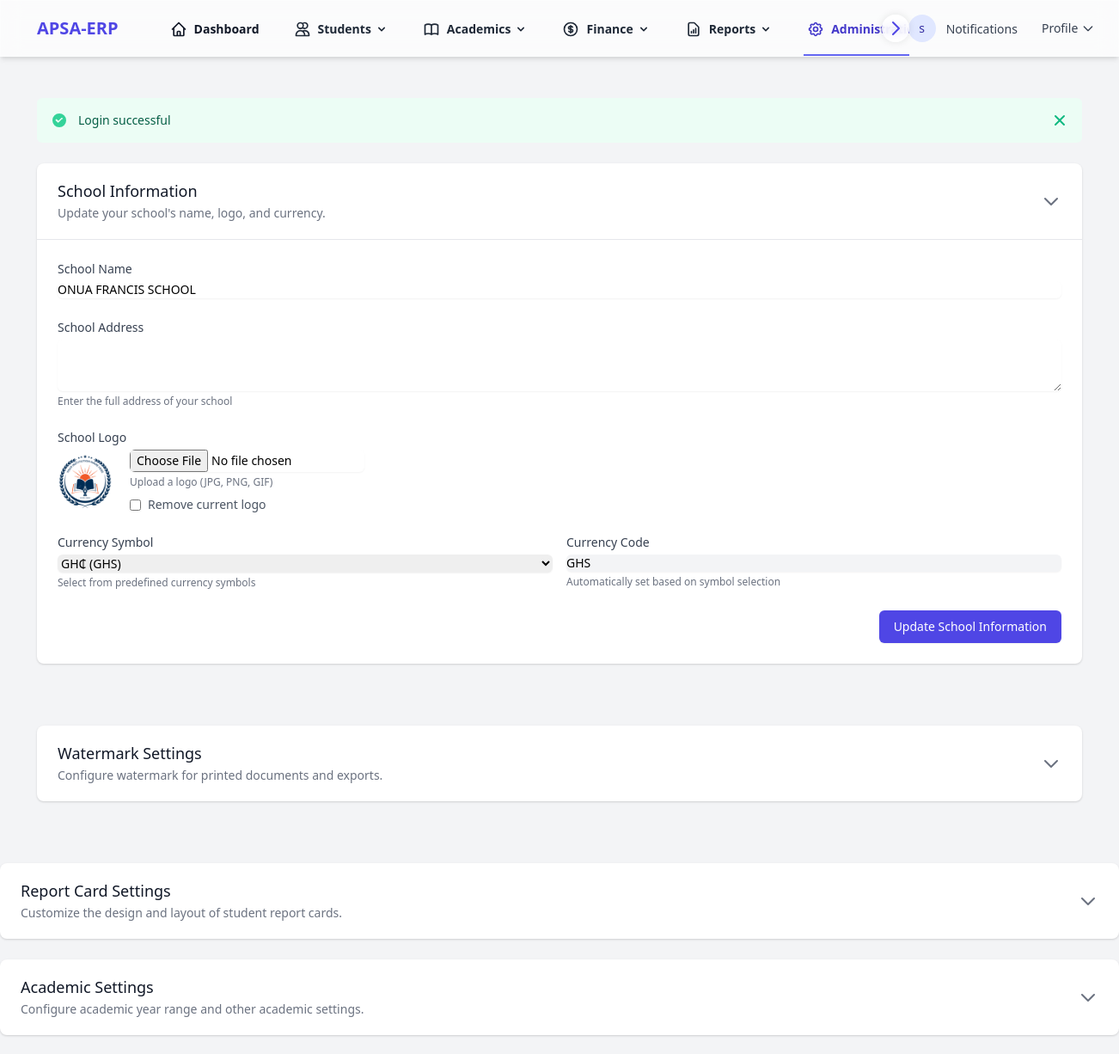
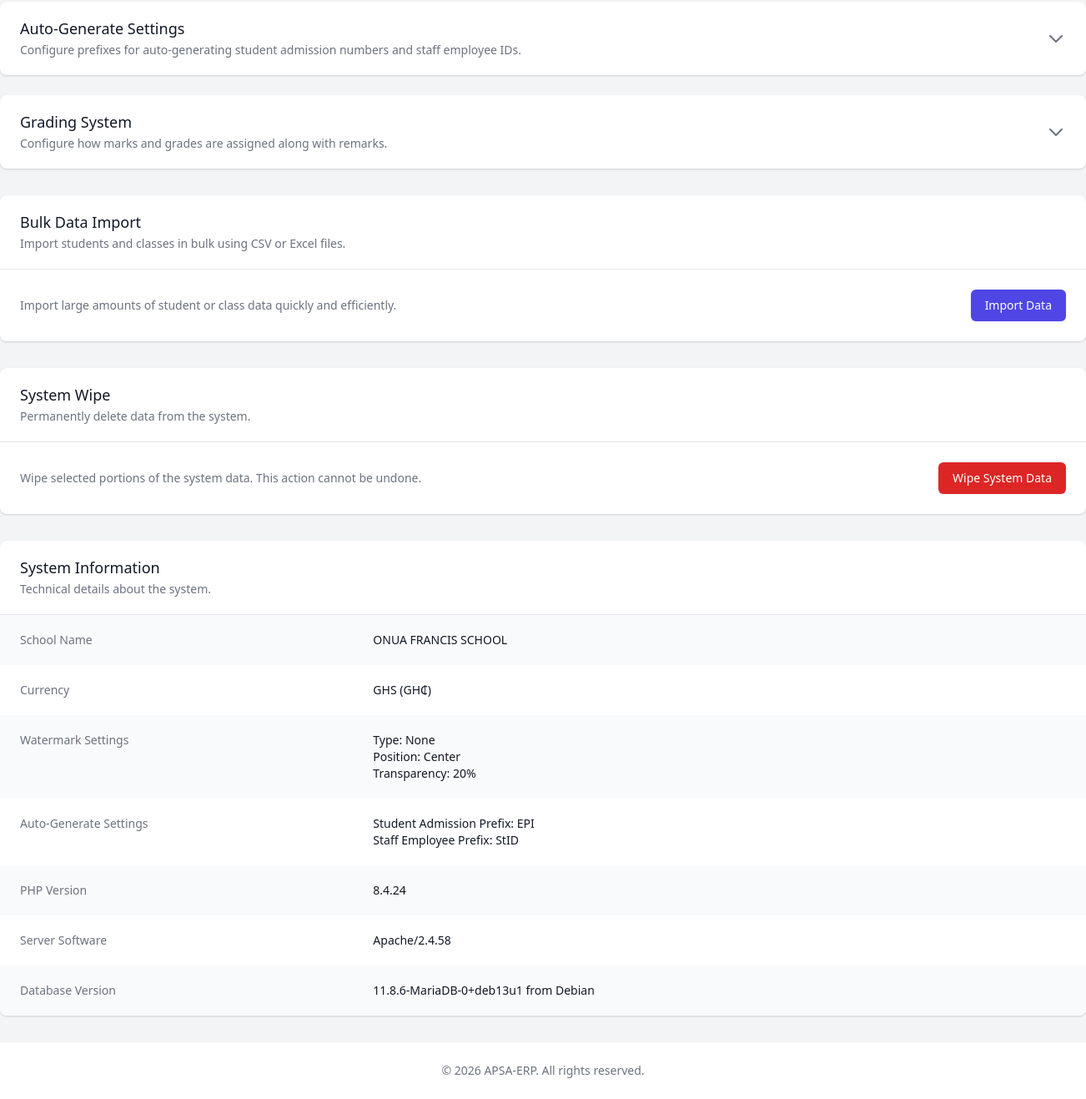
The page /settings (signed in) on the database its author committed (2 pictures, top to bottom).
### tables this page shows
CREATE TABLE `settings` (
  `id` int NOT NULL AUTO_INCREMENT,
  `school_name` varchar(255) NOT NULL DEFAULT 'Futuristic School',
  `school_address` text,
  `school_logo` varchar(255) DEFAULT NULL,
  `currency_code` varchar(3) NOT NULL DEFAULT 'GHS',
  `currency_symbol` varchar(10) NOT NULL DEFAULT 'GH₵',
  `watermark_type` enum('none','logo','name','both') NOT NULL DEFAULT 'none',
  `watermark_position` enum('top-left','top-center','top-right','middle-left','center','middle-right','bottom-left','bottom-center','bottom-right') NOT NULL DEFAULT 'center',
  `watermark_transparency` tinyint NOT NULL DEFAULT '20',
  `student_admission_prefix` varchar(10) DEFAULT 'EPI',
  `staff_employee_prefix` varchar(10) DEFAULT 'StID',
  `created_at` timestamp NULL DEFAULT CURRENT_TIMESTAMP,
  `updated_at` timestamp NULL DEFAULT CURRENT_TIMESTAMP ON UPDATE CURRENT_TIMESTAMP,
  PRIMARY KEY (`id`)
);

### resources/views/settings/index.php (the view, shortened to what the rows shown need)
<?php
$currencyOptions = [
    'GH₵' => 'GHS',
    '$' => 'USD',
    '€' => 'EUR',
    '£' => 'GBP',
    '¥' => 'JPY',
    '₹' => 'INR',
    '₩' => 'KRW',
    '₽' => 'RUB',
    'R' => 'ZAR',
    '₵' => 'GHS',
    'CFA' => 'XOF',
    '₦' => 'NGN',
    'Sh' => 'KES',
    'TSh' => 'TZS',
    'UGX' => 'UGX',
    'Le' => 'SLL',
];
$watermarkTypes = [
    'none' => 'None',
    'logo' => 'Logo Only',
    'name' => 'School Name Only',
    'both' => 'Logo and School Name'
];
$watermarkPositions = [
    'top-left' => 'Top Left',
    'top-center' => 'Top Center',
    'top-right' => 'Top Right',
    'middle-left' => 'Middle Left',
    'center' => 'Center',
    'middle-right' => 'Middle Right',
    'bottom-left' => 'Bottom Left',
    'bottom-center' => 'Bottom Center',
    'bottom-right' => 'Bottom Right'
];
?>
<div class="max-w-7xl mx-auto py-6 sm:px-6 lg:px-8">
    <div class="px-4 py-6 sm:px-0">
        <details class="group bg-white shadow overflow-hidden sm:rounded-lg mb-6" open>
            <div class="border-t border-gray-200">
                <form action="/settings" method="POST" class="px-4 py-5 sm:p-6" enctype="multipart/form-data">
                    <div class="grid grid-cols-1 gap-y-6 gap-x-4 sm:grid-cols-6">
                        <div class="sm:col-span-6">
                            <div class="mt-1">
                                <input type="text" name="school_name" id="school_name" value="<?= htmlspecialchars($settings['school_name'] ?? '') ?>" required
                                    class="shadow-sm focus:ring-indigo-500 focus:border-indigo-500 block w-full sm:text-sm border-gray-300 rounded-md">
                            </div>
                        </div>
                        <div class="sm:col-span-6">
                            <div class="mt-1 flex items-center">
                                <?php if (!empty($settings['school_logo'])): ?>
                                    <img src="<?= htmlspecialchars($settings['school_logo']) ?>" alt="Current Logo" class="h-16 w-16 rounded-full">
                                <?php else: ?>
                                    <div class="h-16 w-16 rounded-full bg-gray-200 flex items-center justify-center">
                                        <span class="text-gray-500 text-xs">No Logo</span>
                                    </div>
                                <?php endif; ?>
                                <div class="ml-5">
                                    <input type="file" name="school_logo" id="school_logo" accept="image/*"
                                        class="shadow-sm focus:ring-indigo-500 focus:border-indigo-500 block w-full sm:text-sm border-gray-300 rounded-md">
                                    <p class="text-xs text-gray-500 mt-1">Upload a logo (JPG, PNG, GIF)</p>
                                    <?php if (!empty($settings['school_logo'])): ?>
                                        <div class="mt-2 flex items-center">
                                        </div>
                                    <?php endif; ?>
                                </div>
                            </div>
                        </div>
                        <div class="sm:col-span-3">
                            <div class="mt-1">
                                <select name="currency_symbol" id="currency_symbol" required
                                    class="shadow-sm focus:ring-indigo-500 focus:border-indigo-500 block w-full sm:text-sm border-gray-300 rounded-md">
                                    <?php foreach ($currencyOptions as $symbol => $code): ?>
                                        <option value="<?= htmlspecialchars($symbol) ?>"
                                            data-code="<?= htmlspecialchars($code) ?>"
                                            <?= (isset($settings['currency_symbol']) && $settings['currency_symbol'] == $symbol) ? 'selected' : '' ?>>
                                            <?= htmlspecialchars($symbol) ?> (<?= htmlspecialchars($code) ?>)
                                        </option>
                                    <?php endforeach; ?>
                                </select>
                                <p class="text-xs text-gray-500 mt-1">Select from predefined currency symbols</p>
                            </div>
                        </div>
                        <div class="sm:col-span-3">
                            <div class="mt-1">
                                <input type="text" name="currency_code" id="currency_code" value="<?= htmlspecialchars($settings['currency_code'] ?? 'GHS') ?>" maxlength="3" required readonly
                                    class="shadow-sm focus:ring-indigo-500 focus:border-indigo-500 block w-full sm:text-sm border-gray-300 rounded-md bg-gray-100">
                                <p class="text-xs text-gray-500 mt-1">Automatically set based on symbol selection</p>
                            </div>
                        </div>
                    </div>
                </form>
            </div>
            </div>
        <?php if (isset($isSuperAdmin) && $isSuperAdmin): ?>
            </div>
        <?php endif; ?>
        <div class="mt-8 bg-white shadow overflow-hidden sm:rounded-lg">
            <div class="border-t border-gray-200">
                <dl>
                    <div class="bg-gray-50 px-4 py-5 sm:grid sm:grid-cols-3 sm:gap-4 sm:px-6">
                        <dt class="text-sm font-medium text-gray-500">
                            School Name
                        </dt>
                        <dd class="mt-1 text-sm text-gray-900 sm:mt-0 sm:col-span-2">
                            <?= htmlspecialchars($settings['school_name'] ?? APP_NAME) ?>
                        </dd>
                    </div>
                    <div class="bg-white px-4 py-5 sm:grid sm:grid-cols-3 sm:gap-4 sm:px-6">
                        <dt class="text-sm font-medium text-gray-500">
                            Currency
                        </dt>
                        <dd class="mt-1 text-sm text-gray-900 sm:mt-0 sm:col-span-2">
                            <?= htmlspecialchars($settings['currency_code'] ?? 'GHS') ?> (<?= htmlspecialchars($settings['currency_symbol'] ?? 'GH₵') ?>)
                        </dd>
                    </div>
                    <?php if (isset($isSuperAdmin) && $isSuperAdmin): ?>
                    <div class="bg-gray-50 px-4 py-5 sm:grid sm:grid-cols-3 sm:gap-4 sm:px-6">
                        <dt class="text-sm font-medium text-gray-500">
                            Watermark Settings
                        </dt>
                        <dd class="mt-1 text-sm text-gray-900 sm:mt-0 sm:col-span-2">
                            Type: <?= htmlspecialchars($watermarkTypes[$settings['watermark_type'] ?? 'none']) ?><br>
                            Position: <?= htmlspecialchars($watermarkPositions[$settings['watermark_position'] ?? 'center']) ?><br>
                            Transparency: <?= htmlspecialchars($settings['watermark_transparency'] ?? 20) ?>%
                        </dd>
                    </div>
                    <div class="bg-white px-4 py-5 sm:grid sm:grid-cols-3 sm:gap-4 sm:px-6">
                        <dt class="text-sm font-medium text-gray-500">
                            Auto-Generate Settings
                        </dt>
                        <dd class="mt-1 text-sm text-gray-900 sm:mt-0 sm:col-span-2">
                            Student Admission Prefix: <?= htmlspecialchars($settings['student_admission_prefix'] ?? 'EPI') ?><br>
                            Staff Employee Prefix: <?= htmlspecialchars($settings['staff_employee_prefix'] ?? 'StID') ?>
                        </dd>
                    </div>
                    <?php endif; ?>
                </dl>
            </div>
        </div>
<?php
include RESOURCES_PATH . '/layouts/app.php';
?>

### rows shown on the page
settings: school_name "ONUA FRANCIS SCHOOL", school_logo (picture), currency_symbol "GH₵ (GHS)", currency_code "GHS", currency_symbol "GH₵", watermark_type "None", watermark_position "Center", watermark_transparency "20", student_admission_prefix "EPI", staff_employee_prefix "StID"

### other values the page prints
APP_NAME "APSA-ERP"
substr($_SESSION['user']['username'] ?? 'U', 0, 1) "s"
$_SESSION['flash_success'] "Login successful"
phpversion() "8.4.24"
$_SERVER['SERVER_SOFTWARE'] "Apache/2.4.58"
$version "11.8.6-MariaDB-0+deb13u1 from Debian"
